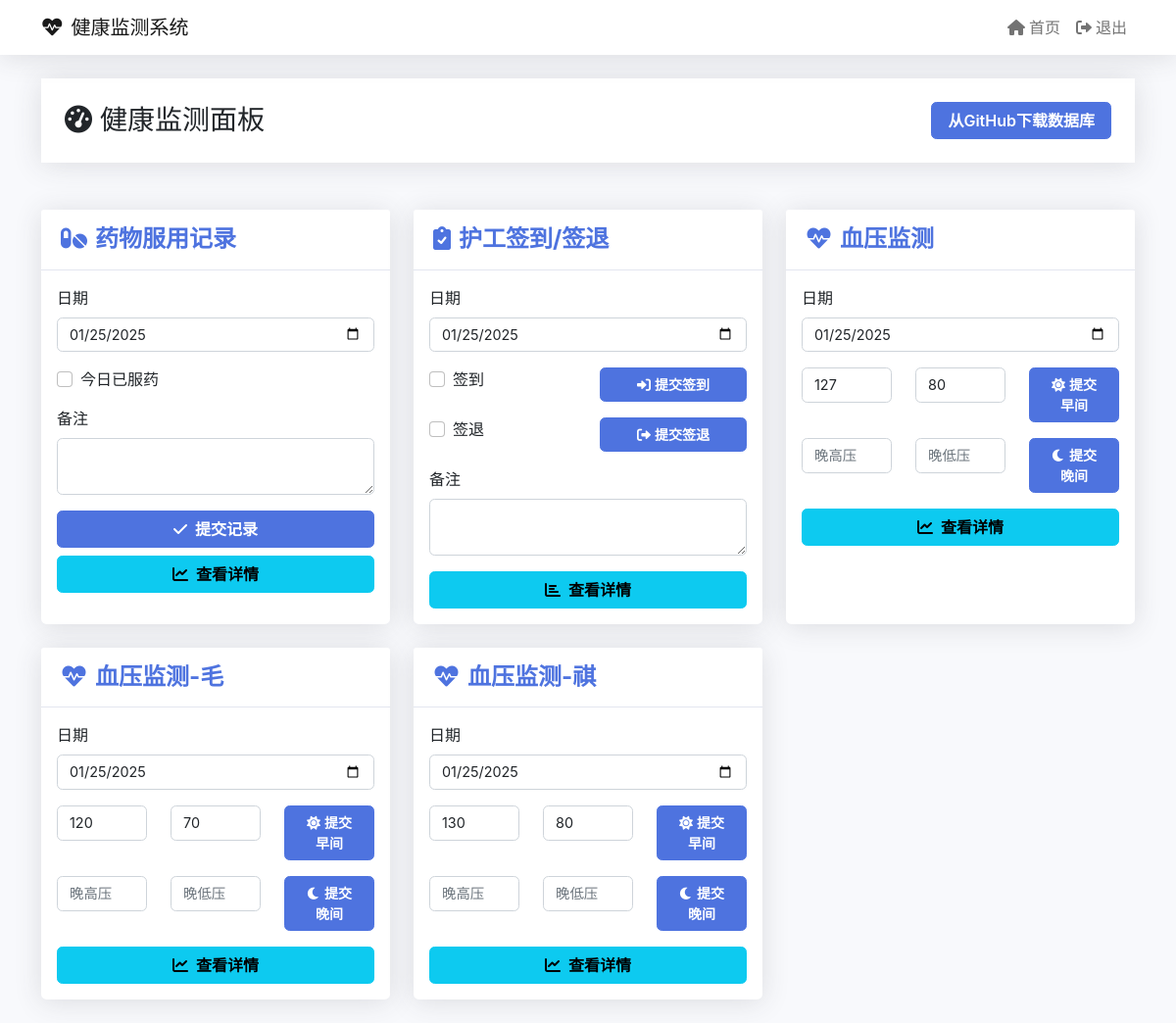
Screenshot of /landing (signed in) with the database file from the repository.
### tables this page shows
CREATE TABLE bloodpressure_records
                 (id INTEGER PRIMARY KEY AUTOINCREMENT,
                  date TEXT NOT NULL,
                  day_of_week TEXT NOT NULL,
                  morning_high INTEGER,
                  morning_low INTEGER,
                  afternoon_high INTEGER,
                  afternoon_low INTEGER,
                  notes TEXT,
                  today_average TEXT,
                  risk TEXT);

CREATE TABLE bloodpressure2_records
           (id INTEGER PRIMARY KEY AUTOINCREMENT,
            date TEXT NOT NULL,
            day_of_week TEXT NOT NULL,
            morning_high INTEGER,
            morning_low INTEGER,
            afternoon_high INTEGER,
            afternoon_low INTEGER,
            notes TEXT,
            today_average TEXT,
            risk TEXT);

CREATE TABLE bloodpressure3_records
                 (id INTEGER PRIMARY KEY AUTOINCREMENT,
                  date TEXT NOT NULL,
                  day_of_week TEXT NOT NULL,
                  morning_high INTEGER,
                  morning_low INTEGER,
                  afternoon_high INTEGER,
                  afternoon_low INTEGER,
                  notes TEXT,
                  today_average TEXT,
                  risk TEXT);

### app.py (the view)
@app.route('/landing')
@login_required
def landing():
    try:
        db = get_db()
        try:
            last_bp = db.execute('''
                SELECT morning_high, morning_low, afternoon_high, afternoon_low
                FROM bloodpressure_records
                ORDER BY date DESC LIMIT 1
            ''').fetchone()
            last_bp2 = db.execute('''
                SELECT morning_high, morning_low, afternoon_high, afternoon_low
                FROM bloodpressure2_records
                ORDER BY date DESC LIMIT 1
            ''').fetchone()
            last_bp3 = db.execute('''
                SELECT morning_high, morning_low, afternoon_high, afternoon_low
                FROM bloodpressure3_records
                ORDER BY date DESC LIMIT 1
            ''').fetchone()
            db.close()
            return render_template('landing.html',
                current_date=datetime.now().strftime('%Y-%m-%d'),
                last_bp=last_bp or {'morning_high': '', 'morning_low': '',
                                  'afternoon_high': '', 'afternoon_low': ''},
                last_bp2=last_bp2 or {'morning_high': '', 'morning_low': '',
                                    'afternoon_high': '', 'afternoon_low': ''},
                last_bp3=last_bp3 or {'morning_high': '', 'morning_low': '',
                                    'afternoon_high': '', 'afternoon_low': ''})
        except Exception as e:
            db.close()
            print(f"查询数据库时出错: {str(e)}")
            return render_template('landing.html',
                current_date=datetime.now().strftime('%Y-%m-%d'),
                last_bp={'morning_high': '', 'morning_low': '',
                        'afternoon_high': '', 'afternoon_low': ''},
                last_bp2={'morning_high': '', 'morning_low': '',
                         'afternoon_high': '', 'afternoon_low': ''},
                last_bp3={'morning_high': '', 'morning_low': '',
                         'afternoon_high': '', 'afternoon_low': ''})
    except Exception as e:
        print(f"访问页面时出错: {str(e)}")
        return render_template('landing.html',
            current_date=datetime.now().strftime('%Y-%m-%d'),
            last_bp={'morning_high': '', 'morning_low': '',
                    'afternoon_high': '', 'afternoon_low': ''},
            last_bp2={'morning_high': '', 'morning_low': '',
                     'afternoon_high': '', 'afternoon_low': ''},
            last_bp3={'morning_high': '', 'morning_low': '',
                     'afternoon_high': '', 'afternoon_low': ''})

### templates/landing.html (shortened to what this page needs)
{% extends "base.html" %}
{% block content %}
<div class="row mb-4">
    <div class="col-12">
        <div class="page-header">
            <div class="container">
                <div class="d-flex justify-content-between align-items-center">
                    <h1 class="h3 mb-0 text-gray-800">
                        <i class="fas fa-tachometer-alt me-2"></i>健康监测面板
                    </h1>
                    <div class="btn-group" role="group">
                        <a href="{{ url_for('download_database') }}" class="btn btn-primary">从GitHub下载数据库</a>
                    </div>
                </div>
            </div>
        </div>
    </div>
</div>
<div class="row">
    <div class="col-lg-4 mb-4">
        <div class="card h-100">
            <div class="card-header d-flex align-items-center justify-content-between">
                <h4><i class="fas fa-pills me-2"></i>药物服用记录</h4>
            </div>
            <div class="card-body">
                <form action="{{ url_for('add_medicine_record') }}" method="POST">
                    <div class="form-group mb-3">
                        <label class="form-label">日期</label>
                        <input type="date" class="form-control" name="date" value="{{ current_date }}" required>
                    </div>
                    <div class="form-check mb-3">
                        <input type="checkbox" class="form-check-input" name="medicine_taken" id="medicineTaken">
                        <label class="form-check-label" for="medicineTaken">今日已服药</label>
                    </div>
                    <div class="form-group mb-3">
                        <label class="form-label">备注</label>
                        <textarea class="form-control" name="notes" rows="2"></textarea>
                    </div>
                    <div class="d-grid gap-2">
                        <button type="submit" class="btn btn-primary">
                            <i class="fas fa-check me-2"></i>提交记录
                        </button>
                        <a href="{{ url_for('medicine_detail') }}" class="btn btn-info">
                            <i class="fas fa-chart-line me-2"></i>查看详情
                        </a>
                    </div>
                </form>
            </div>
        </div>
    </div>
    <div class="col-lg-4 mb-4">
        <div class="card h-100">
            <div class="card-header d-flex align-items-center justify-content-between">
                <h4><i class="fas fa-clipboard-check me-2"></i>护工签到/签退</h4>
            </div>
            <div class="card-body">
                <form action="{{ url_for('add_checkin_record') }}" method="POST">
                    <div class="form-group mb-3">
                        <label class="form-label">日期</label>
                        <input type="date" class="form-control" name="date" value="{{ current_date }}" required>
                    </div>
                    <div class="row mb-3">
                        <div class="col">
                            <div class="form-check">
                                <input type="checkbox" class="form-check-input" name="checkin" id="checkin">
                                <label class="form-check-label" for="checkin">签到</label>
                            </div>
                        </div>
                        <div class="col">
                            <button type="submit" name="checkin_submit" class="btn btn-primary btn-sm w-100">
                                <i class="fas fa-sign-in-alt me-1"></i>提交签到
                            </button>
                        </div>
                    </div>
                    <div class="row mb-3">
                        <div class="col">
                            <div class="form-check">
                                <input type="checkbox" class="form-check-input" name="checkout" id="checkout">
                                <label class="form-check-label" for="checkout">签退</label>
                            </div>
                        </div>
                        <div class="col">
                            <button type="submit" name="checkout_submit" class="btn btn-primary btn-sm w-100">
                                <i class="fas fa-sign-out-alt me-1"></i>提交签退
                            </button>
                        </div>
                    </div>
                    <div class="form-group mb-3">
                        <label class="form-label">备注</label>
                        <textarea class="form-control" name="notes" rows="2"></textarea>
                    </div>
                    <div class="d-grid">
                        <a href="{{ url_for('checkin_detail') }}" class="btn btn-info">
                            <i class="fas fa-chart-bar me-2"></i>查看详情
                        </a>
                    </div>
                </form>
            </div>
        </div>
    </div>
    <div class="col-lg-4 mb-4">
        <div class="card h-100">
            <div class="card-header d-flex align-items-center justify-content-between">
                <h4><i class="fas fa-heartbeat me-2"></i>血压监测</h4>
            </div>
            <div class="card-body">
                <form action="{{ url_for('add_blood_pressure') }}" method="POST">
                    <div class="form-group mb-3">
                        <label class="form-label">日期</label>
                        <input type="date" class="form-control" name="date" value="{{ current_date }}" required>
                    </div>
                    <div class="row mb-3">
                        <div class="col">
                            <input type="number" class="form-control" name="morning_high" placeholder="早高压"
                                   value="{{ last_bp.morning_high }}">
                        </div>
                        <div class="col">
                            <input type="number" class="form-control" name="morning_low" placeholder="早低压"
                                   value="{{ last_bp.morning_low }}">
                        </div>
                        <div class="col">
                            <button type="submit" name="morning_submit" class="btn btn-primary btn-sm w-100">
                                <i class="fas fa-sun me-1"></i>提交早间
                            </button>
                        </div>
                    </div>
                    <div class="row mb-3">
                        <div class="col">
                            <input type="number" class="form-control" name="afternoon_high" placeholder="晚高压"
                                   value="{{ last_bp.afternoon_high }}">
                        </div>
                        <div class="col">
                            <input type="number" class="form-control" name="afternoon_low" placeholder="晚低压"
                                   value="{{ last_bp.afternoon_low }}">
                        </div>
                        <div class="col">
                            <button type="submit" name="afternoon_submit" class="btn btn-primary btn-sm w-100">
                                <i class="fas fa-moon me-1"></i>提交晚间
                            </button>
                        </div>
                    </div>
                    <div class="d-grid">
                        <a href="{{ url_for('blood_pressure_detail') }}" class="btn btn-info">
                            <i class="fas fa-chart-line me-2"></i>查看详情
                        </a>
                    </div>
                </form>
            </div>
        </div>
    </div>
    <div class="col-lg-4 mb-4">
        <div class="card h-100">
            <div class="card-header d-flex align-items-center justify-content-between">
                <h4><i class="fas fa-heartbeat me-2"></i>血压监测-毛</h4>
            </div>
            <div class="card-body">
                <form action="{{ url_for('add_blood_pressure2') }}" method="POST">
                    <div class="form-group mb-3">
                        <label class="form-label">日期</label>
                        <input type="date" class="form-control" name="date" value="{{ current_date }}" required>
                    </div>
                    <div class="row mb-3">
                        <div class="col">
                            <input type="number" class="form-control" name="morning_high" placeholder="早高压"
                                   value="{{ last_bp2.morning_high }}">
                        </div>
                        <div class="col">
                            <input type="number" class="form-control" name="morning_low" placeholder="早低压"
                                   value="{{ last_bp2.morning_low }}">
                        </div>
                        <div class="col">
                            <button type="submit" name="morning_submit" class="btn btn-primary btn-sm w-100">
                                <i class="fas fa-sun me-1"></i>提交早间
                            </button>
                        </div>
                    </div>
                    <div class="row mb-3">
                        <div class="col">
                            <input type="number" class="form-control" name="afternoon_high" placeholder="晚高压"
                                   value="{{ last_bp2.afternoon_high }}">
                        </div>
                        <div class="col">
                            <input type="number" class="form-control" name="afternoon_low" placeholder="晚低压"
                                   value="{{ last_bp2.afternoon_low }}">
                        </div>
                        <div class="col">
                            <button type="submit" name="afternoon_submit" class="btn btn-primary btn-sm w-100">
                                <i class="fas fa-moon me-1"></i>提交晚间
                            </button>
                        </div>
                    </div>
                    <div class="d-grid">
                        <a href="{{ url_for('blood_pressure2_detail') }}" class="btn btn-info">
                            <i class="fas fa-chart-line me-2"></i>查看详情
                        </a>
                    </div>
                </form>
            </div>
        </div>
    </div>
    <div class="col-lg-4 mb-4">
        <div class="card h-100">
            <div class="card-header d-flex align-items-center justify-content-between">
                <h4><i class="fas fa-heartbeat me-2"></i>血压监测-祺</h4>
            </div>
            <div class="card-body">
                <form action="{{ url_for('add_blood_pressure3') }}" method="POST">
                    <div class="form-group mb-3">
                        <label class="form-label">日期</label>
                        <input type="date" class="form-control" name="date" value="{{ current_date }}" required>
                    </div>
                    <div class="row mb-3">
                        <div class="col">
                            <input type="number" class="form-control" name="morning_high" placeholder="早高压"
                                   value="{{ last_bp3.morning_high }}">
                        </div>
                        <div class="col">
                            <input type="number" class="form-control" name="morning_low" placeholder="早低压"
                                   value="{{ last_bp3.morning_low }}">
                        </div>
                        <div class="col">
                            <button type="submit" name="morning_submit" class="btn btn-primary btn-sm w-100">
                                <i class="fas fa-sun me-1"></i>提交早间
                            </button>
                        </div>
                    </div>
                    <div class="row mb-3">
                        <div class="col">
                            <input type="number" class="form-control" name="afternoon_high" placeholder="晚高压"
                                   value="{{ last_bp3.afternoon_high }}">
                        </div>
                        <div class="col">
                            <input type="number" class="form-control" name="afternoon_low" placeholder="晚低压"
                                   value="{{ last_bp3.afternoon_low }}">
                        </div>
                        <div class="col">
                            <button type="submit" name="afternoon_submit" class="btn btn-primary btn-sm w-100">
                                <i class="fas fa-moon me-1"></i>提交晚间
                            </button>
                        </div>
                    </div>
                    <div class="d-grid">
                        <a href="{{ url_for('blood_pressure3_detail') }}" class="btn btn-info">
                            <i class="fas fa-chart-line me-2"></i>查看详情
                        </a>
                    </div>
                </form>
            </div>
        </div>
    </div>
</div>
{% endblock %}

### rows the page displays
bloodpressure_records: morning_high "127", morning_low "80"
bloodpressure2_records: morning_high "120", morning_low "70"
bloodpressure3_records: morning_high "130", morning_low "80"
